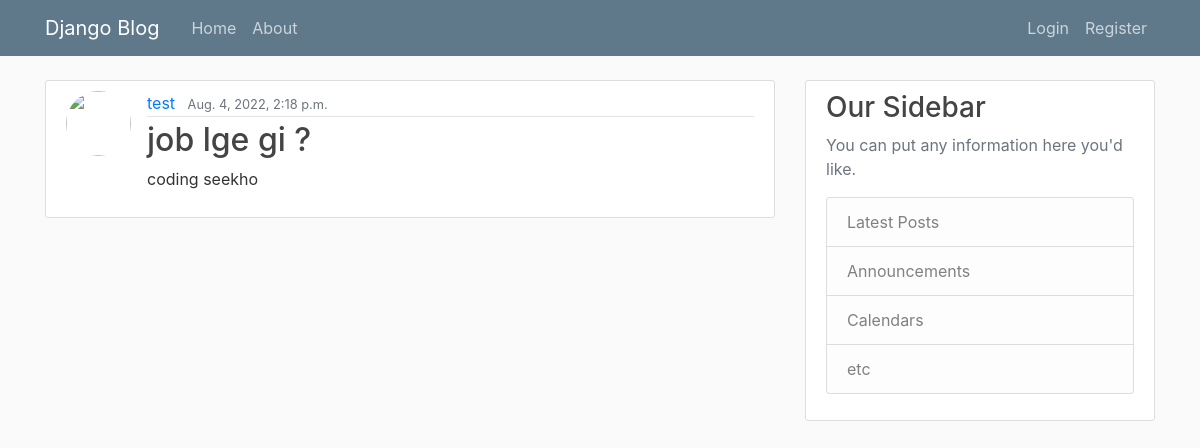
The page /post/10/ on the database its author committed.
### blog/models.py (models this page shows, shortened)
class post(models.Model):
    title=models.CharField(max_length=100)
    content=models.TextField()
    date=models.DateTimeField(default=timezone.now)
    author=models.ForeignKey(User,on_delete=models.CASCADE)

### blog/views.py (the view)
# urls.py: path("post/<int:pk>/",postdetailview.as_view(),name="post-detail"),
class postdetailview(DetailView):
    model=post

### blog/templates/blog/post_detail.html (shortened to what this page needs)
{%extends "blog/base.html" %}
{% block content %}
<article class="media content-section">
    <img class="rounded-circle article-img" src="{{object.author.profile.url}}">
    <div class="media-body">
        <div class="article-metadata">
            <a class="mr-2" href="{% url 'user-post' object.author.username %}">{{ object.author }}</a>
            <small class="text-muted">{{ object.date }}</small>
        </div>
        <h2 class="article-title">{{ object.title }}</h2>
        <p class="article-content">{{ object.content }}</p>
    </div>
</article>
{% endblock%}

### blog/static/blog/main.css (style rules this page uses)
body { background: #fafafa; color: #333333; margin-top: 5rem; }
h1, h2, h3, h4, h5, h6 { color: #444444; }
.content-section { background: #ffffff; padding: 10px 20px; border: 1px solid #dddddd; border-radius: 3px; margin-bottom: 20px; }
.article-title { color: #444444; }
.article-content { white-space: pre-line; }
.article-img { height: 65px; width: 65px; margin-right: 16px; }
.article-metadata { padding-bottom: 1px; margin-bottom: 4px; border-bottom: 1px solid #e3e3e3 }

### rows shown on the page
post: author "test", date "Aug. 4, 2022, 2:18 p.m.", title "job lge gi ?", content "coding seekho"
